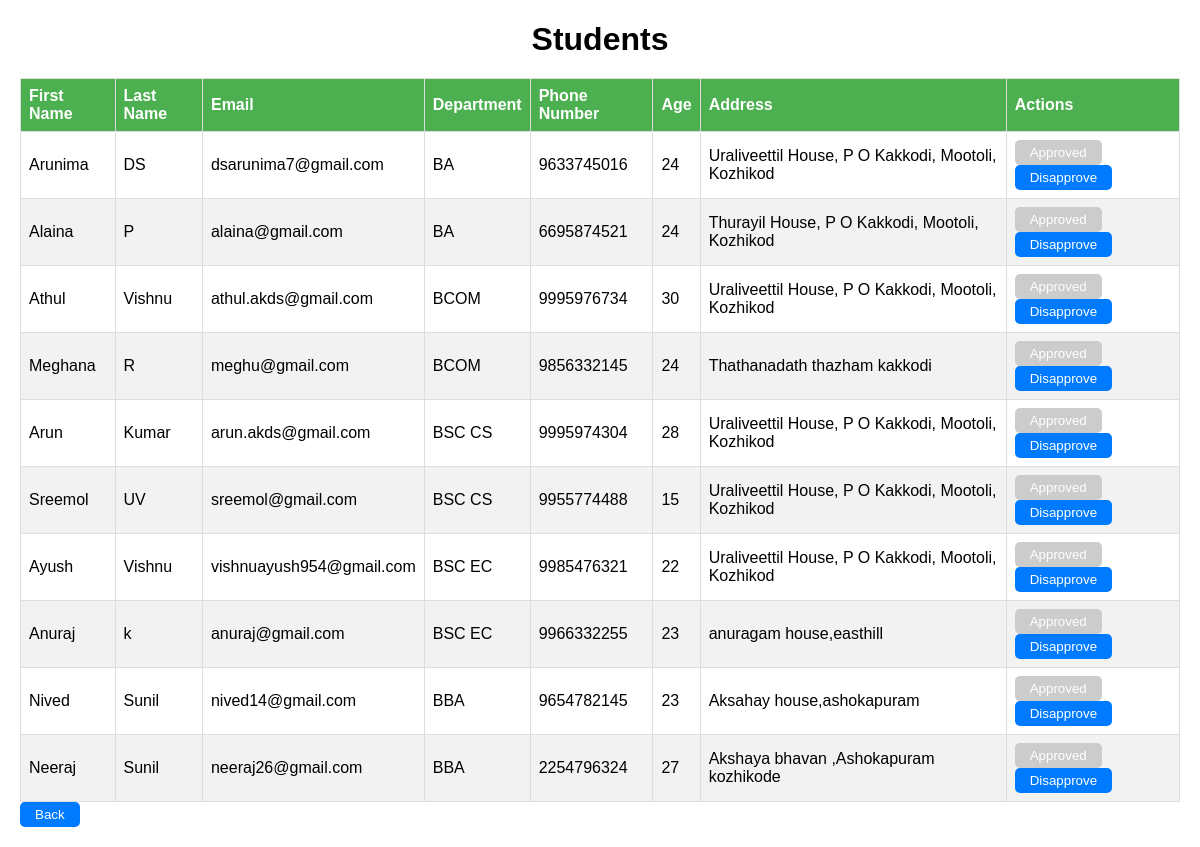
The page /view_students/ (signed in) on the database its author committed.
### Home/models.py (models this page shows, shortened)
class Student(models.Model):
    user = models.OneToOneField(User, on_delete=models.CASCADE)
    department = models.ForeignKey(Department, on_delete=models.CASCADE)
    first_name = models.CharField(max_length=50)
    last_name = models.CharField(max_length=50)
    email = models.EmailField(max_length=50)
    phone_number = models.IntegerField()
    age = models.IntegerField()
    address = models.CharField(max_length=50)

class Department(models.Model):
    Department_name=models.CharField(max_length=50)

### Home/views.py (the view)
# urls.py: path('view_students/',views.view_students,name='view_students'),
def view_students(request):
    students = Student.objects.all()
    return render(request, 'view_students.html', {'students': students})

### Home/templates/view_students.html (shortened to what this page needs)
<!DOCTYPE html>
<html>
  <head>
  </head>
  <body>
    <h1>Students</h1>
    <table border="1px" width="50%">
      <thead>
        <tr>
          <th>First Name</th>
          <th>Last Name</th>
          <th>Email</th>
          <th>Department</th>
          <th>Phone Number</th>
          <th>Age</th>
          <th>Address</th>
          {% if user.is_superuser %}
          <th>Actions</th>
          {% endif %}
        </tr>
      </thead>
      <tbody>
        {% for student in students %}
        <tr>
          <td>{{ student.first_name }}</td>
          <td>{{ student.last_name }}</td>
          <td>{{ student.email }}</td>
          <td>{{ student.department.Department_name }}</td>
          <td>{{ student.phone_number }}</td>
          <td>{{ student.age }}</td>
          <td>{{ student.address }}</td>
          {% if user.is_superuser %}
          <td>
            <a href="/approve/{{student.id}}"
              ><button {% if student.user.is_active %}disabled{% endif %}>
                {% if student.user.is_active %}Approved{% endif %}
              </button></a
            ><a href="/disapprove/{{student.id}}"
              ><button {% if not student.user.is_active %}disabled{% endif %}>
                {% if student.user.is_active %}Disapprove{% endif %}
              </button></a
            >
          </td>
          {% endif %}
        </tr>
        {% endfor %}
      </tbody>
    </table>
    <a href="/home/"><button>Back</button></a>
  </body>
</html>

### Home/templates/view_students.html (style rules this page uses)
body { font-family: Arial, sans-serif; margin: 20px; }
h1 { text-align: center; margin-bottom: 20px; }
table { width: 100%; border-collapse: collapse; margin: auto; }
th, td { border: 1px solid #ddd; padding: 8px; text-align: left; }
th { background-color: #4caf50; color: white; }
tr:nth-child(even) { background-color: #f2f2f2; }
button { padding: 5px 15px; background-color: #007bff; border: none; color: white; cursor: pointer; border-radius: 5px; }
button:disabled { background-color: #cccccc; cursor: not-allowed; }

### rows shown on the page
Student: first_name "Arunima", last_name "DS", email "dsarunima7@gmail.com", department.Department_name "BA", phone_number "9633745016", age "24", address "Uraliveettil House, P O Kakkodi, Mootoli, Kozhikod", shows "Approved", shows "Disapprove"
Student: first_name "Alaina", last_name "P", email "alaina@gmail.com", department.Department_name "BA", phone_number "6695874521", age "24", address "Thurayil House, P O Kakkodi, Mootoli, Kozhikod", shows "Approved", shows "Disapprove"
Student: first_name "Athul", last_name "Vishnu", email "athul.akds@gmail.com", department.Department_name "BCOM", phone_number "9995976734", age "30", address "Uraliveettil House, P O Kakkodi, Mootoli, Kozhikod", shows "Approved", shows "Disapprove"
Student: first_name "Meghana", last_name "R", email "meghu@gmail.com", department.Department_name "BCOM", phone_number "9856332145", age "24", address "Thathanadath thazham kakkodi", shows "Approved", shows "Disapprove"
Student: first_name "Arun", last_name "Kumar", email "arun.akds@gmail.com", department.Department_name "BSC CS", phone_number "9995974304", age "28", address "Uraliveettil House, P O Kakkodi, Mootoli, Kozhikod", shows "Approved", shows "Disapprove"
Student: first_name "Sreemol", last_name "UV", email "sreemol@gmail.com", department.Department_name "BSC CS", phone_number "9955774488", age "15", address "Uraliveettil House, P O Kakkodi, Mootoli, Kozhikod", shows "Approved", shows "Disapprove"
Student: first_name "Ayush", last_name "Vishnu", email "vishnuayush954@gmail.com", department.Department_name "BSC EC", phone_number "9985476321", age "22", address "Uraliveettil House, P O Kakkodi, Mootoli, Kozhikod", shows "Approved", shows "Disapprove"
Student: first_name "Anuraj", last_name "k", email "anuraj@gmail.com", department.Department_name "BSC EC", phone_number "9966332255", age "23", address "anuragam house,easthill", shows "Approved", shows "Disapprove"
Student: first_name "Nived", last_name "Sunil", email "nived14@gmail.com", department.Department_name "BBA", phone_number "9654782145", age "23", address "Aksahay house,ashokapuram", shows "Approved", shows "Disapprove"
Student: first_name "Neeraj", last_name "Sunil", email "neeraj26@gmail.com", department.Department_name "BBA", phone_number "2254796324", age "27", address "Akshaya bhavan ,Ashokapuram kozhikode", shows "Approved", shows "Disapprove"
